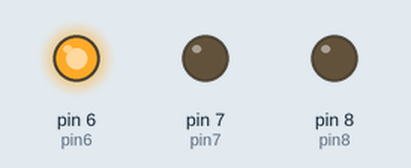
This sketch was run on a simulated Arduino Uno, built with avr-gcc and run on an emulated ATmega328P. On the bench: output pins drawn as LEDs (lit = HIGH).

Above: at 5.0 s.
At 10.5 s:
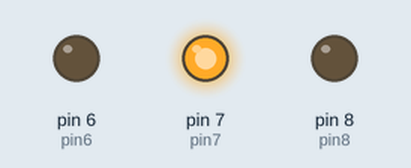
At 15.0 s:
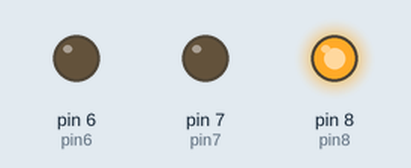
Timing chart, 0 to 24.7 s (numbered marks = the images above):
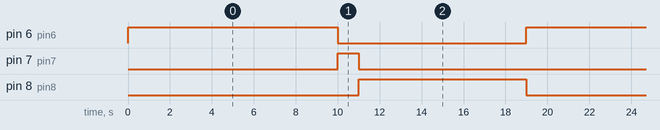

The sketch:

trafficLight.ino
```cpp
#define RED 6
#define YELLOW 7
#define GREEN 8

int pin6 = RED;
int pin7 = YELLOW;
int pin8 = GREEN;

void setup() {
  // put your setup code here, to run once:
  pinMode(pin6, OUTPUT);
  pinMode(pin7, OUTPUT);
  pinMode(pin8, OUTPUT);


}

void loop() {
  // put your main code here, to run repeatedly:
  digitalWrite(pin6, HIGH);
  digitalWrite(pin7, LOW);
  digitalWrite(pin8, LOW);
  delay(10000);
  digitalWrite(pin6, LOW);
  digitalWrite(pin7, HIGH);
  digitalWrite(pin8, LOW);
  delay(1000);
  digitalWrite(pin6, LOW);
  digitalWrite(pin7, LOW);
  digitalWrite(pin8, HIGH);
  delay(8000);
}

void blink(int pin, int counter){
  for(int i = 0; i < counter; i++){

  }
}
```

Measured:
- by itself, pin 6 (pin6): alternates HIGH for 10.0 s and LOW for 9.0 s
- by itself, pin 7 (pin7): alternates HIGH for 1.0 s and LOW for 18.0 s
- by itself, pin 8 (pin8): alternates HIGH for 8.0 s and LOW for 11.0 s
